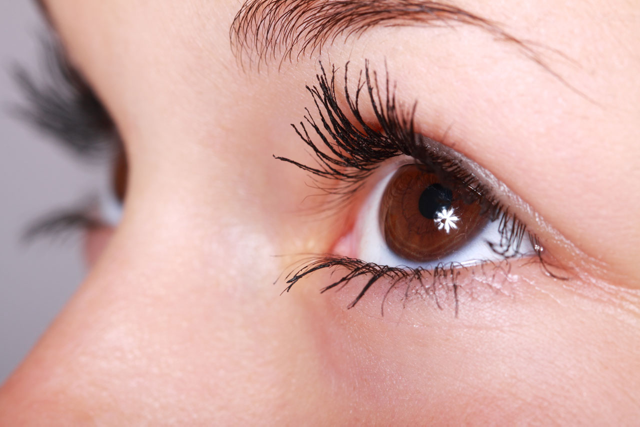
%> input picture AdaptiveManifoldFilter-Source-v1.0/images/eyes_closeup_smaller.png, 640 x 427 px
$ octave example_non_local_means_denoising.m   (GNU Octave 9; MATLAB toolbox functions it lacks are replaced by stand-ins)
%> lines starting %> are read from the running program, lines starting %| are printed output that depends on the picture
### AdaptiveManifoldFilter-Source-v1.0/compute_non_local_means_basis.m
%  This implements a simple non-local-means patchspace. Note that this code is
%  not optimized for memory use.
%
%
%  This code is part of the reference implementation of the adaptive-manifold
%  high-dimensional filter described in the paper:
%
%    Adaptive Manifolds for Real-Time High-Dimensional Filtering
%    Eduardo S. L. Gastal  and  Manuel M. Oliveira
%    ACM Transactions on Graphics. Volume 31 (2012), Number 4.
%    Proceedings of SIGGRAPH 2012, Article 33.
%
%  Please refer to the publication above if you use this software. For an
%  up-to-date version go to:
%
%             http://inf.ufrgs.br/~eslgastal/AdaptiveManifolds/
%
%
%  THIS SOFTWARE IS PROVIDED "AS IS" WITHOUT ANY EXPRESSED OR IMPLIED WARRANTIES
%  OF ANY KIND, INCLUDING BUT NOT LIMITED TO THE WARRANTIES OF MERCHANTABILITY,
%  FITNESS FOR A PARTICULAR PURPOSE AND NONINFRINGEMENT.  IN NO EVENT SHALL THE
%  AUTHORS OR COPYRIGHT HOLDERS BE LIABLE FOR ANY CLAIM, DAMAGES OR OTHER
%  LIABILITY, WHETHER IN AN ACTION OF CONTRACT, TORT OR OTHERWISE, ARISING FROM,
%  OUT OF OR IN CONNECTION WITH THIS SOFTWARE OR THE USE OR OTHER DEALINGS IN
%  THIS SOFTWARE.
%
%  Version 1.0 - January 2012.

function [H Eval C] = compute_non_local_means_basis(I, radius, pca_outdim)

[h w nc] = size(I);

nneighbors = (2*radius + 1)^2;

H = zeros([h w nneighbors*nc]);

n = 1;

I = bsxfun(@minus, I, mean(mean(I)));

for i = -radius:radius
    for j = -radius:radius
        dist2  = i^2 + j^2;
        weight = exp(-dist2 / 2 / (radius / 2));
        C = circshift(I, [i j]);
        H(:,:, 3*(n-1)+1:3*n) = C * weight;
        n = n + 1;
    end
end

if exist('pca_outdim','var');
    H = reshape(H, h*w, nneighbors*nc);
    H = bsxfun(@minus, H, mean(H));

    [Evec Eval] = eig( H'*H );

    Evec = flipdim(Evec, 2);

    Eval = flipdim(diag(Eval),1)';
    Eval = Eval(1:pca_outdim);

    C = reshape( H, [h w nneighbors*nc] );
    H = reshape( H*Evec(:,1:pca_outdim), [h w pca_outdim] );
end

end

### AdaptiveManifoldFilter-Source-v1.0/adaptive_manifold_filter.m
%  ADAPTIVE_MANIFOLD_FILTER  High-dimensional filtering using adaptive manifolds
%
%  Parameters:
%    f                    Input image to be filtered.
%    sigma_s              Filter spatial standard deviation.
%    sigma_r              Filter range standard deviation.
%
%  Optional parameters:
%    tree_height          Height of the manifold tree (default: automatically computed).
%    f_joint              Image for joint filtering.
%    num_pca_iterations   Number of iterations to computed the eigenvector v1 (default: 1)
%
%  Output:
%    g                    Adaptive-manifold filter response adjusted for outliers.
%    tilde_g              Adaptive-manifold filter response NOT adjusted for outliers.
%
%
%
%  This code is part of the reference implementation of the adaptive-manifold
%  high-dimensional filter described in the paper:
%
%    Adaptive Manifolds for Real-Time High-Dimensional Filtering
%    Eduardo S. L. Gastal  and  Manuel M. Oliveira
%    ACM Transactions on Graphics. Volume 31 (2012), Number 4.
%    Proceedings of SIGGRAPH 2012, Article 33.
%
%  Please refer to the publication above if you use this software. For an
%  up-to-date version go to:
%
%             http://inf.ufrgs.br/~eslgastal/AdaptiveManifolds/
%
%
%  THIS SOFTWARE IS PROVIDED "AS IS" WITHOUT ANY EXPRESSED OR IMPLIED WARRANTIES
%  OF ANY KIND, INCLUDING BUT NOT LIMITED TO THE WARRANTIES OF MERCHANTABILITY,
%  FITNESS FOR A PARTICULAR PURPOSE AND NONINFRINGEMENT.  IN NO EVENT SHALL THE
%  AUTHORS OR COPYRIGHT HOLDERS BE LIABLE FOR ANY CLAIM, DAMAGES OR OTHER
%  LIABILITY, WHETHER IN AN ACTION OF CONTRACT, TORT OR OTHERWISE, ARISING FROM,
%  OUT OF OR IN CONNECTION WITH THIS SOFTWARE OR THE USE OR OTHER DEALINGS IN
%  THIS SOFTWARE.
%
%  Version 1.0 - January 2012.

function [g tilde_g] = adaptive_manifold_filter(f, sigma_s, sigma_r, tree_height, f_joint, num_pca_iterations)

f = im2double(f);

% Use the center pixel as seed to random number generation.
rand('seed', f(round(end/2),round(end/2),1) );

global sum_w_ki_Psi_blur;
global sum_w_ki_Psi_blur_0;

sum_w_ki_Psi_blur   = zeros(size(f));
sum_w_ki_Psi_blur_0 = zeros(size(f,1),size(f,2));

global min_pixel_dist_to_manifold_squared;

min_pixel_dist_to_manifold_squared = inf(size(f,1),size(f,2));

% If the tree_height was not specified, compute it using Eq. (10) of our paper.
if ~exist('tree_height','var') || isempty(tree_height)
	tree_height = compute_manifold_tree_height(sigma_s, sigma_r);
end

% If no joint signal was specified, use the original signal
if ~exist('f_joint','var')
	f_joint = f;
else
	f_joint = im2double(f_joint);
end

% By default we use only one iteration to compute the eigenvector v1 (Appendix B)
if ~exist('num_pca_iterations','var')
    num_pca_iterations = 1;
end

% Display a progress bar
global waitbar_handle;
global tree_nodes_visited;
tree_nodes_visited = 0;
waitbar_handle = waitbar(0, ['Filtering with ' num2str(2^tree_height - 1) ' Adaptive Manifolds in ' num2str(2 + size(f_joint,3)) '-D Space...']);

% Algorithm 1, Step 1: compute the first manifold by low-pass filtering.
eta_1     = h_filter(f_joint, sigma_s);
cluster_1 = true(size(f,1),size(f,2));

current_tree_level = 1;

build_manifolds_and_perform_filtering(...
       f ...
     , f_joint ...
     , eta_1 ...
     , cluster_1 ...
     , sigma_s ...
     , sigma_r ...
     , current_tree_level ...
     , tree_height ...
     , num_pca_iterations ...
 );

% Compute the filter response by normalized convolution -- Eq. (4)
tilde_g = bsxfun(@rdivide, sum_w_ki_Psi_blur, sum_w_ki_Psi_blur_0);

% Adjust the filter response for outlier pixels -- Eq. (10)
alpha = exp( -0.5 .* min_pixel_dist_to_manifold_squared ./ sigma_r ./ sigma_r );
g     = f + bsxfun(@times, alpha, tilde_g - f);

% Close progressbar
delete(waitbar_handle);

end

function build_manifolds_and_perform_filtering(...
       f ...
     , f_joint ...
     , eta_k ...
     , cluster_k ...
     , sigma_s ...
     , sigma_r ...
     , current_tree_level ...
     , tree_height ...
     , num_pca_iterations ...
)

    % Dividing the covariance matrix by 2 is equivalent to dividing
    % the standard deviations by sqrt(2).
    sigma_r_over_sqrt_2 = sigma_r / sqrt(2);

    %% Compute downsampling factor
    floor_to_power_of_two = @(r) 2^floor(log2(r));
    df = min(sigma_s / 4, 256 * sigma_r);
    df = floor_to_power_of_two(df);
    df = max(1, df);

    [h_image w_image dR_image] = size(f);
    [h_joint w_joint dR_joint] = size(f_joint);

    downsample = @(x) imresize(x, 1/df, 'bilinear');
    upsample   = @(x) imresize(x, [h_image w_image], 'bilinear');

    %% Splatting: project the pixel values onto the current manifold eta_k

    phi = @(x_squared, sigma) exp( -0.5 .* x_squared ./ sigma / sigma );

    if size(eta_k,1) == size(f_joint,1)
        X = f_joint - eta_k;
        eta_k = downsample(eta_k);
    else
        X = f_joint - upsample(eta_k);
    end

    % Project pixel colors onto the manifold -- Eq. (3), Eq. (5)
    pixel_dist_to_manifold_squared = sum( X.^2, 3 );
    gaussian_distance_weights      = phi(pixel_dist_to_manifold_squared, sigma_r_over_sqrt_2);
    Psi_splat                      = bsxfun(@times, gaussian_distance_weights, f);
    Psi_splat_0                    = gaussian_distance_weights;

    % Save min distance to later perform adjustment of outliers -- Eq. (10)
    global min_pixel_dist_to_manifold_squared;
    min_pixel_dist_to_manifold_squared = min(min_pixel_dist_to_manifold_squared, pixel_dist_to_manifold_squared);

    %% Blurring: perform filtering over the current manifold eta_k

    blurred_projected_values = RF_filter(...
          downsample(cat(3, Psi_splat, Psi_splat_0)) ...
        , eta_k ...
        , sigma_s / df ...
        , sigma_r_over_sqrt_2 ...
    );

    w_ki_Psi_blur   = blurred_projected_values(:,:,1:end-1);
    w_ki_Psi_blur_0 = blurred_projected_values(:,:,end);

    %% Slicing: gather blurred values from the manifold

    global sum_w_ki_Psi_blur;
    global sum_w_ki_Psi_blur_0;

    % Since we perform splatting and slicing at the same points over the manifolds,
    % the interpolation weights are equal to the gaussian weights used for splatting.
    w_ki = gaussian_distance_weights;

    sum_w_ki_Psi_blur   = sum_w_ki_Psi_blur   + bsxfun(@times, w_ki, upsample(w_ki_Psi_blur  ));
    sum_w_ki_Psi_blur_0 = sum_w_ki_Psi_blur_0 + bsxfun(@times, w_ki, upsample(w_ki_Psi_blur_0));

    %% Compute two new manifolds eta_minus and eta_plus

    % Update progressbar
	global waitbar_handle;
	global tree_nodes_visited;
	tree_nodes_visited = tree_nodes_visited + 1;
	waitbar(tree_nodes_visited / (2^tree_height - 1), waitbar_handle);

    % Test stopping criterion
    if current_tree_level < tree_height

        % Algorithm 1, Step 2: compute the eigenvector v1
        X  = reshape(X, [h_joint*w_joint dR_joint]);
        rand_vec = rand(1,size(X,2)) - 0.5;
        v1 = compute_eigenvector(X(cluster_k(:),:), num_pca_iterations, rand_vec);

        % Algorithm 1, Step 3: Segment pixels into two clusters -- Eq. (6)
        dot = reshape(X * v1', [h_joint w_joint]);
        cluster_minus = logical((dot <  0) & cluster_k);
        cluster_plus  = logical((dot >= 0) & cluster_k);

        % Algorithm 1, Step 4: Compute new manifolds by weighted low-pass filtering -- Eq. (7-8)
        theta = 1 - w_ki;

        eta_minus = bsxfun(@rdivide ...
            , h_filter(downsample(bsxfun(@times, cluster_minus .* theta, f_joint)), sigma_s / df) ...
            , h_filter(downsample(               cluster_minus .* theta          ), sigma_s / df));

        eta_plus = bsxfun(@rdivide ...
            , h_filter(downsample(bsxfun(@times, cluster_plus .* theta, f_joint)), sigma_s / df) ...
            , h_filter(downsample(               cluster_plus .* theta          ), sigma_s / df));

		% Only keep required data in memory before recursing
        keep f f_joint eta_minus eta_plus cluster_minus cluster_plus sigma_s sigma_r current_tree_level tree_height num_pca_iterations

        % Algorithm 1, Step 5: recursively build more manifolds.
        build_manifolds_and_perform_filtering(f, f_joint, eta_minus, cluster_minus, sigma_s, sigma_r, current_tree_level + 1, tree_height, num_pca_iterations);
        keep f f_joint eta_plus cluster_plus sigma_s sigma_r current_tree_level tree_height num_pca_iterations
        build_manifolds_and_perform_filtering(f, f_joint, eta_plus,  cluster_plus,  sigma_s, sigma_r, current_tree_level + 1, tree_height, num_pca_iterations);
    end

end

% This function implements a O(dR N) algorithm to compute the eigenvector v1
% used for segmentation. See Appendix B.
function p = compute_eigenvector(X, num_pca_iterations, rand_vec)

p = rand_vec;

for i = 1:num_pca_iterations

    dots = sum( bsxfun(@times, p, X), 2 );
    t = bsxfun(@times, dots, X);
    t = sum(t, 1);
    p = t;

end

p = p / norm(p);

end

%#ok<*NASGU>
%#ok<*ASGLU>

### AdaptiveManifoldFilter-Source-v1.0/h_filter.m
%  This is the low-pass filter 'h' (Eq. (13)) we use for generating the
%  adaptive manifolds.
%
%
%  This code is part of the reference implementation of the adaptive-manifold
%  high-dimensional filter described in the paper:
%
%    Adaptive Manifolds for Real-Time High-Dimensional Filtering
%    Eduardo S. L. Gastal  and  Manuel M. Oliveira
%    ACM Transactions on Graphics. Volume 31 (2012), Number 4.
%    Proceedings of SIGGRAPH 2012, Article 33.
%
%  Please refer to the publication above if you use this software. For an
%  up-to-date version go to:
%
%             http://inf.ufrgs.br/~eslgastal/AdaptiveManifolds/
%
%
%  THIS SOFTWARE IS PROVIDED "AS IS" WITHOUT ANY EXPRESSED OR IMPLIED WARRANTIES
%  OF ANY KIND, INCLUDING BUT NOT LIMITED TO THE WARRANTIES OF MERCHANTABILITY,
%  FITNESS FOR A PARTICULAR PURPOSE AND NONINFRINGEMENT.  IN NO EVENT SHALL THE
%  AUTHORS OR COPYRIGHT HOLDERS BE LIABLE FOR ANY CLAIM, DAMAGES OR OTHER
%  LIABILITY, WHETHER IN AN ACTION OF CONTRACT, TORT OR OTHERWISE, ARISING FROM,
%  OUT OF OR IN CONNECTION WITH THIS SOFTWARE OR THE USE OR OTHER DEALINGS IN
%  THIS SOFTWARE.
%
%  Version 1.0 - January 2012.

function g = h_filter(f, sigma)

[h w num_channels] = size(f);

g = f;
g = h_filter_horizontal(g, sigma);
g = image_transpose(g);
g = h_filter_horizontal(g, sigma);
g = image_transpose(g);

end

function g = h_filter_horizontal(f, sigma)

a = exp(-sqrt(2) / sigma);

g = f;
[h w nc] = size(f);

for i = 2:w
    for c = 1:nc
        g(:,i,c) = g(:,i,c) + a .* ( g(:,i - 1,c) - g(:,i,c) );
    end
end

for i = w-1:-1:1
    for c = 1:nc
        g(:,i,c) = g(:,i,c) + a .* ( g(:,i + 1,c) - g(:,i,c) );
    end
end

end

function T = image_transpose(I)

[h w num_channels] = size(I);

T = zeros([w h num_channels], class(I));

for c = 1:num_channels
	T(:,:,c) = I(:,:,c)';
end

end

### AdaptiveManifoldFilter-Source-v1.0/RF_filter.m
%  This is the implementation of the RF filter of [Gastal and Oliveira 2011],
%  modified to use an l2-norm when blurring over the adaptive manifolds.
%
%
%  This code is part of the reference implementation of the adaptive-manifold
%  high-dimensional filter described in the paper:
%
%    Adaptive Manifolds for Real-Time High-Dimensional Filtering
%    Eduardo S. L. Gastal  and  Manuel M. Oliveira
%    ACM Transactions on Graphics. Volume 31 (2012), Number 4.
%    Proceedings of SIGGRAPH 2012, Article 33.
%
%  Please refer to the publication above if you use this software. For an
%  up-to-date version go to:
%
%             http://inf.ufrgs.br/~eslgastal/AdaptiveManifolds/
%
%
%  THIS SOFTWARE IS PROVIDED "AS IS" WITHOUT ANY EXPRESSED OR IMPLIED WARRANTIES
%  OF ANY KIND, INCLUDING BUT NOT LIMITED TO THE WARRANTIES OF MERCHANTABILITY,
%  FITNESS FOR A PARTICULAR PURPOSE AND NONINFRINGEMENT.  IN NO EVENT SHALL THE
%  AUTHORS OR COPYRIGHT HOLDERS BE LIABLE FOR ANY CLAIM, DAMAGES OR OTHER
%  LIABILITY, WHETHER IN AN ACTION OF CONTRACT, TORT OR OTHERWISE, ARISING FROM,
%  OUT OF OR IN CONNECTION WITH THIS SOFTWARE OR THE USE OR OTHER DEALINGS IN
%  THIS SOFTWARE.
%
%  Version 1.0 - January 2012.

function F = RF_filter(img, joint_image, sigma_s, sigma_r)

I = double(img);

if exist('joint_image', 'var') && ~isempty(joint_image)
    J = double(joint_image);

	if (size(I,1) ~= size(J,1)) || (size(I,2) ~= size(J,2))
		error('Input and joint images must have equal width and height.');
	end
else
    J = I;
end

[h w num_joint_channels] = size(J);

dIcdx = diff(J, 1, 2);
dIcdy = diff(J, 1, 1);

dIdx = zeros(h,w);
dIdy = zeros(h,w);

for c = 1:num_joint_channels
    dIdx(:,2:end) = dIdx(:,2:end) + ( dIcdx(:,:,c) ).^2;
    dIdy(2:end,:) = dIdy(2:end,:) + ( dIcdy(:,:,c) ).^2;
end

sigma_H = sigma_s;

dHdx = sqrt((sigma_H/sigma_s).^2 + (sigma_H/sigma_r).^2 * dIdx);
dVdy = sqrt((sigma_H/sigma_s).^2 + (sigma_H/sigma_r).^2 * dIdy);

dVdy = dVdy';

N = 1;
F = I;

for i = 0:N - 1

    sigma_H_i = sigma_H * sqrt(3) * 2^(N - (i + 1)) / sqrt(4^N - 1);

    F = TransformedDomainRecursiveFilter_Horizontal(F, dHdx, sigma_H_i);
    F = image_transpose(F);

    F = TransformedDomainRecursiveFilter_Horizontal(F, dVdy, sigma_H_i);
    F = image_transpose(F);

end

F = cast(F, class(img));

end


function F = TransformedDomainRecursiveFilter_Horizontal(I, D, sigma)

a = exp(-sqrt(2) / sigma);

F = I;
V = a.^D;

[h w num_channels] = size(I);

for i = 2:w
    for c = 1:num_channels
        F(:,i,c) = F(:,i,c) + V(:,i) .* ( F(:,i - 1,c) - F(:,i,c) );
    end
end

for i = w-1:-1:1
    for c = 1:num_channels
        F(:,i,c) = F(:,i,c) + V(:,i+1) .* ( F(:,i + 1,c) - F(:,i,c) );
    end
end

end

function T = image_transpose(I)

[h w num_channels] = size(I);

T = zeros([w h num_channels], class(I));

for c = 1:num_channels
	T(:,:,c) = I(:,:,c)';
end

end

### AdaptiveManifoldFilter-Source-v1.0/keep.m
function keep(varargin);
%KEEP keeps the caller workspace variables of your choice and clear the rest.
%       Its usage is just like "clear" but only for variables.
%
%       Xiaoning (David) Yang   xyang@lanl.gov 1998
%       Revision based on comments from Michael McPartland,
%       michael@gaitalf.mgh.harvard.edu, 1999

%       Keep all
if isempty(varargin)
        return
end


%       See what are in caller workspace
wh = evalin('caller','who');


%       Check workspace variables
if isempty(wh)
        error('  There is nothing to keep!')
end


%       Construct a string containing workspace variables delimited by ":"
variable = [];
for i = 1:length(wh)
        variable = [variable,':',wh{i}];
end
variable = [variable,':'];


%       Extract desired variables from string
flag = 0;
for i = 1:length(varargin)
        I = findstr(variable,[':',varargin{i},':']);
        if isempty(I)
%                 disp(['       ',varargin{i}, ' does not exist!'])
                flag = 1;
        elseif I == 1
                variable = variable(1+length(varargin{i})+1:length(variable));
        elseif I+length(varargin{i})+1 == length(variable)
                variable = variable(1:I);
        else
                variable = [variable(1:I),variable(I+length(varargin{i})+2:length(variable))];
        end
end


%       No delete if some input variables do not exist
if flag == 1
%         disp('       No variables are deleted!')
        return
end


%       Convert string back to cell and delete the rest
I = findstr(variable,':');
if length(I) ~= 1
        for i = 1:length(I)-1
                if i ~= length(I)-1
                        del(i) = {[variable(I(i)+1:I(i+1)-1),' ']};
                else
                        del(i) = {variable(I(i)+1:length(variable)-1)};
                end
        end
        evalin('caller',['clear ',del{:}])
end

### AdaptiveManifoldFilter-Source-v1.0/compute_manifold_tree_height.m
%  This code computes the manifold tree height for RGB color image filtering --
%  Eq. (10) of our paper.
%
%
%  This code is part of the reference implementation of the adaptive-manifold
%  high-dimensional filter described in the paper:
%
%    Adaptive Manifolds for Real-Time High-Dimensional Filtering
%    Eduardo S. L. Gastal  and  Manuel M. Oliveira
%    ACM Transactions on Graphics. Volume 31 (2012), Number 4.
%    Proceedings of SIGGRAPH 2012, Article 33.
%
%  Please refer to the publication above if you use this software. For an
%  up-to-date version go to:
%
%             http://inf.ufrgs.br/~eslgastal/AdaptiveManifolds/
%
%
%  THIS SOFTWARE IS PROVIDED "AS IS" WITHOUT ANY EXPRESSED OR IMPLIED WARRANTIES
%  OF ANY KIND, INCLUDING BUT NOT LIMITED TO THE WARRANTIES OF MERCHANTABILITY,
%  FITNESS FOR A PARTICULAR PURPOSE AND NONINFRINGEMENT.  IN NO EVENT SHALL THE
%  AUTHORS OR COPYRIGHT HOLDERS BE LIABLE FOR ANY CLAIM, DAMAGES OR OTHER
%  LIABILITY, WHETHER IN AN ACTION OF CONTRACT, TORT OR OTHERWISE, ARISING FROM,
%  OUT OF OR IN CONNECTION WITH THIS SOFTWARE OR THE USE OR OTHER DEALINGS IN
%  THIS SOFTWARE.
%
%  Version 1.0 - January 2012.

function [Height K] = compute_manifold_tree_height(sigma_s, sigma_r)

Hs     = floor(log2(sigma_s)) - 1;
Lr     = 1 - sigma_r;

% Eq. (10)
Height = max(2, ceil(Hs .* Lr));
K      = 2.^Height - 1;

end

### AdaptiveManifoldFilter-Source-v1.0/example_non_local_means_denoising.m
%  This MATLAB script demonstrates how to perform non-local-means denoising
%  using our adaptive-manifold filter.
%
%
%  This code is part of the reference implementation of the adaptive-manifold
%  high-dimensional filter described in the paper:
%
%    Adaptive Manifolds for Real-Time High-Dimensional Filtering
%    Eduardo S. L. Gastal  and  Manuel M. Oliveira
%    ACM Transactions on Graphics. Volume 31 (2012), Number 4.
%    Proceedings of SIGGRAPH 2012, Article 33.
%
%  Please refer to the publication above if you use this software. For an
%  up-to-date version go to:
%
%             http://inf.ufrgs.br/~eslgastal/AdaptiveManifolds/
%
%
%  THIS SOFTWARE IS PROVIDED "AS IS" WITHOUT ANY EXPRESSED OR IMPLIED WARRANTIES
%  OF ANY KIND, INCLUDING BUT NOT LIMITED TO THE WARRANTIES OF MERCHANTABILITY,
%  FITNESS FOR A PARTICULAR PURPOSE AND NONINFRINGEMENT.  IN NO EVENT SHALL THE
%  AUTHORS OR COPYRIGHT HOLDERS BE LIABLE FOR ANY CLAIM, DAMAGES OR OTHER
%  LIABILITY, WHETHER IN AN ACTION OF CONTRACT, TORT OR OTHERWISE, ARISING FROM,
%  OUT OF OR IN CONNECTION WITH THIS SOFTWARE OR THE USE OR OTHER DEALINGS IN
%  THIS SOFTWARE.
%
%  Version 1.0 - January 2012.

% Get noisy data
f = imread('images/eyes_closeup_smaller.png');
%> f is the input picture: size 427x640x3 uint8; mean R, G, B 207.5, 166.9, 161.8
f = im2double(f);
%> f: size 427x640x3 double
noisestddev = 0.2;
randn('seed', 0);
f = f + noisestddev * randn(size(f));
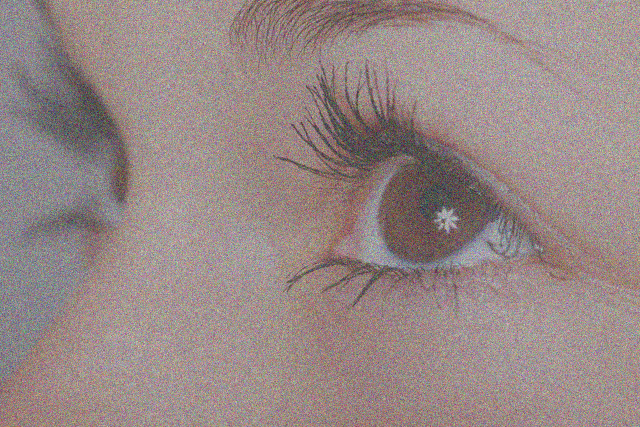
%> f: size 427x640x3 double; mean R, G, B 0.814, 0.654, 0.634; drawn with min black and max white

% Compute non-local-means patch space using 7x7 color patches
% reduced to 25 dimensions.
patch_radius       = 3; % patch size is 2*patch_radius + 1;
num_pca_dimensions = 25;
nlmeans_space      = compute_non_local_means_basis(f, patch_radius, ...
                                              num_pca_dimensions);
%> after the loop in compute_non_local_means_basis, `for i = -radius:radius`: n = 50
%> in compute_non_local_means_basis, `Eval = flipdim(diag(Eval),1)';`: Eval = 147 values, max 141056.7 at index 1, min 0.0671 at index 147, mean 2045.9
%> in compute_non_local_means_basis, `Eval = Eval(1:pca_outdim);`: Eval = 25 values, max 141056.7 at index 1, min 2883.5 at index 25, mean 10927.8
size(nlmeans_space)
%> ans = [427 640 25]
%%
imshow(nlmeans_space(:,:,1))
%%
% Filtering parameters
sigma_s = 8;
sigma_r = 0.35;
pca_iterations = 2;

% Compute tree height using Eq. (12)
tree_height = 2 + compute_manifold_tree_height(sigma_s, sigma_r);
% tilde_g is the output of our filter with outliers suppressed.
[g tilde_g] = adaptive_manifold_filter(f, sigma_s, sigma_r, ...
                          tree_height, nlmeans_space, pca_iterations);
%> in build_manifolds_and_perform_filtering, `Psi_splat                      = bsxfun(@times, gaussian_distance_weig..`:
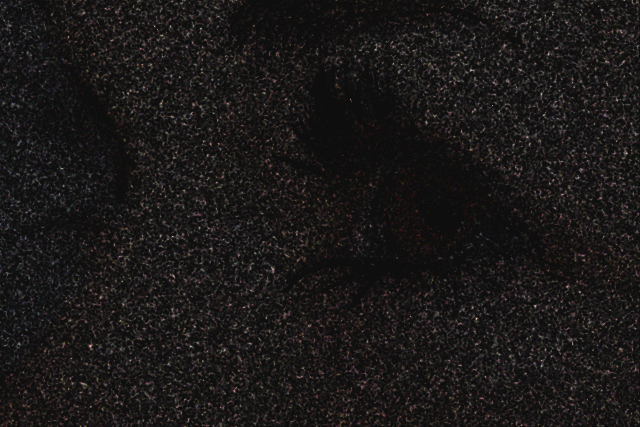
%> Psi_splat: size 427x640x3 double; mean R, G, B 0.0293, 0.0237, 0.023; drawn with min black and max white
%> in RF_filter, `I = double(img);`:
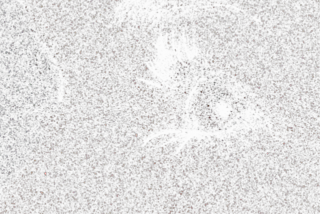
%> I: size 214x320x4 double; mean R, G, B, A 0.0293, 0.0237, 0.023, 0.0349; transparent parts drawn white
%> after the loop in RF_filter, `for c = 1:num_joint_channels`:
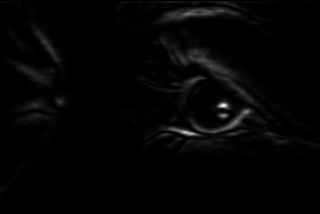
%> dIdy: size 214x320 double; min 0, max 0.0869, mean 0.00152; drawn with min black and max white
%> after the loop in RF_filter, `for i = 0:N - 1`:
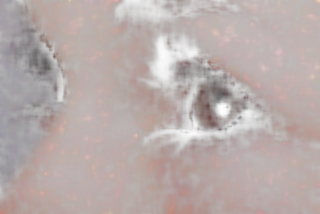
%> F: size 214x320x4 double; mean R, G, B, A 0.0293, 0.0237, 0.023, 0.0349; mean of the top-left, top-right, bottom-left and bottom-right quarters 0.0271, 0.0263, 0.0313, 0.0263; transparent parts drawn white
%> in compute_eigenvector, `p = p / norm(p);`: p = 25 values, max 0.777 at index 3, min -0.292 at index 5, mean 0.0163
%> in build_manifolds_and_perform_filtering, `v1 = compute_eigenvector(X(cluster_k(:),:), num_pca_iterations, rand_v..`: v1 has the same summary as p in compute_eigenvector
%> after the loop in h_filter_horizontal (call 10), `for i = 2:w`:
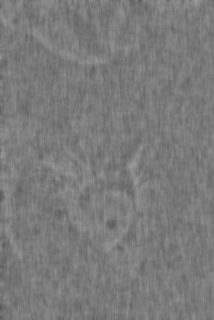
%> g: size 320x214 double; min 0.352, max 0.619, mean 0.482
%> after the loop in image_transpose (call 10), `for c = 1:num_channels`:
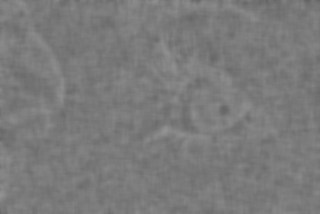
%> T: size 214x320 double; min 0.392, max 0.586, mean 0.482; mean of the top-left, top-right, bottom-left and bottom-right quarters 0.482, 0.483, 0.482, 0.483
%> the run ends on the next line
